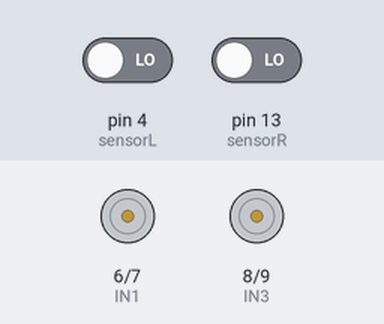
The sketch below on a simulated Arduino Uno, built with avr-gcc and run on an emulated ATmega328P. On the bench: motor-driver pin pairs drawn as motors (green arrow = first pin HIGH = forward, orange = second pin HIGH = backward, longer = more drive, scaled by the enable pin). The inputs (shaded band) are chosen by the test bench; at power-on: pin 4 (sensorL) LOW, pin 13 (sensorR) LOW.

Above: at 1.2 s.
1.3 s: pin 4 (sensorL) driven HIGH
At 1.7 s:
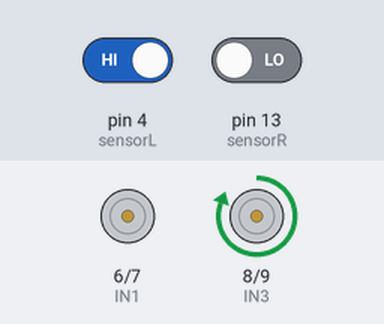
2.8 s: pin 13 (sensorR) driven HIGH
At 4.0 s:
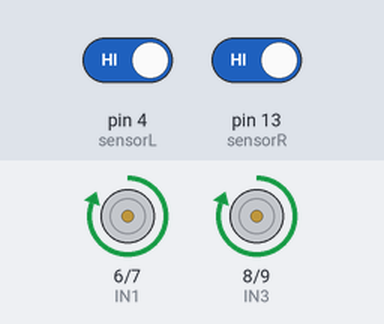
4.3 s: pin 4 (sensorL) driven LOW
At 5.1 s:
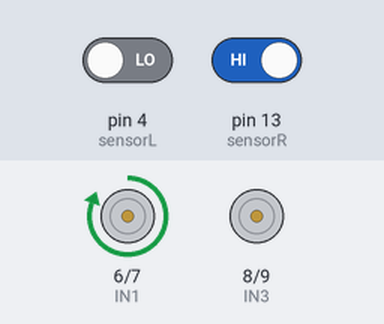
Timing chart, 0 to 7.3 s (numbered marks = the images above; inputs shaded):
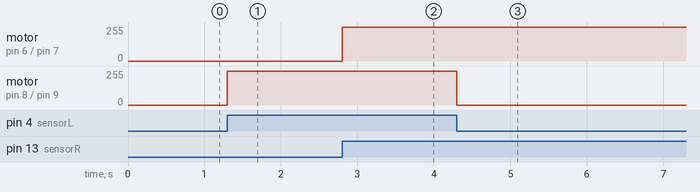

The sketch:

line.ino
```cpp
#define IN1 6
#define IN2 7
#define IN3 8
#define IN4 9
#define speedl 5
#define speedr 10
#define sensorL 4
#define sensorR 13

int sl=0;
int sr=0;
void setup() {
  for(int i=5;i<=10;i++)
{
 pinMode(i,OUTPUT);
}
  pinMode(sensorR,INPUT);
  pinMode(sensorL,INPUT);
}
void forword()
{
  digitalWrite(IN1,HIGH);
  digitalWrite(IN2,LOW);
  digitalWrite(IN3,HIGH);
  digitalWrite(IN4,LOW);
  analogWrite(speedl,255);
  analogWrite(speedr,255);
}
void backword()
{
 digitalWrite(IN1,LOW);
  digitalWrite(IN2,HIGH);
  digitalWrite(IN3,LOW);
  digitalWrite(IN4,HIGH);
  analogWrite(speedl,255);
  analogWrite(speedr,255);
}
void left()
{
  digitalWrite(IN1,LOW);
  digitalWrite(IN2,LOW);
  digitalWrite(IN3,HIGH);
  digitalWrite(IN4,LOW);
  analogWrite(speedl,0);
  analogWrite(speedr,255);
}
void right()
{
  digitalWrite(IN1,HIGH);
  digitalWrite(IN2,LOW);
  digitalWrite(IN3,LOW);
  digitalWrite(IN4,LOW);
  analogWrite(speedl,255);
  analogWrite(speedr,0);
}
void stopp()
{
  digitalWrite(IN1,LOW);
  digitalWrite(IN2,LOW);
  digitalWrite(IN3,LOW);
  digitalWrite(IN4,LOW);
  analogWrite(speedl,0);
  analogWrite(speedr,0);
}
void loop()
{
  sl=digitalRead(sensorR);
   sr=digitalRead(sensorL);
   if(sl==1&&sr==1)
   forword();
   else if (sl==1&&sr==0)
   right();
   else if (sl==0&&sr==1)
   left();
   else if (sl==1&&sr==1)
   stopp();
}
```

Measured:
- after the input at 1.3 s, motor on pin 8 (IN3) / pin 9 (IN4): stopped → forward 255/255 at once
- after the input at 2.8 s, motor on pin 6 (IN1) / pin 7 (IN2): stopped → forward 255/255 at once
- after the input at 4.3 s, motor on pin 8 (IN3) / pin 9 (IN4): forward 255/255 → stopped at once
